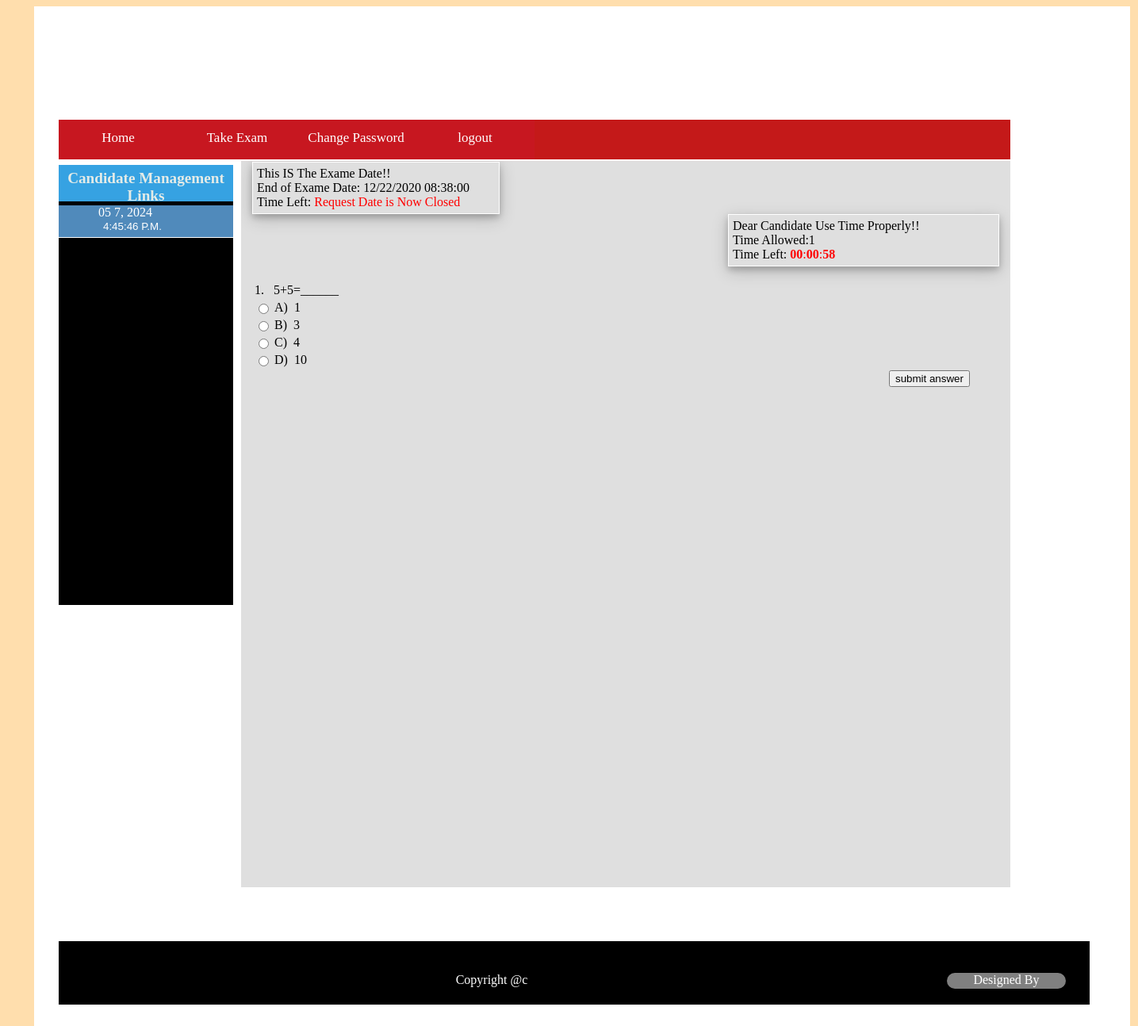
/candidate/TakeExam.php (signed in), run on the app's committed database.
### tables this page shows
CREATE TABLE IF NOT EXISTS `examdate` (
  `closedate` datetime NOT NULL,
  PRIMARY KEY (`closedate`)
);

CREATE TABLE IF NOT EXISTS `question` (
  `qid` int(11) NOT NULL AUTO_INCREMENT,
  `question` varchar(255) NOT NULL,
  `optiona` varchar(100) NOT NULL,
  `optionb` varchar(100) NOT NULL,
  `optionc` varchar(100) NOT NULL,
  `optiond` varchar(100) NOT NULL,
  `txtansw` varchar(100) NOT NULL,
  `userid` int(11) NOT NULL,
  PRIMARY KEY (`qid`)
);

### candidate/TakeExam.php (the view, shortened to what this page needs)
<?php
if(isset($_SESSION['username'])&&isset($_SESSION['password']))
	{
$userid=$_SESSION['userid'];
include("../Database/connection.php");
?>
<html>
<link  href="../css/allcss.css" rel="stylesheet" type="text/css"/>
<head>
</head>
<body style="background-color: #FFDEAD">
<div id="container">
		<div id="header">
		</div>
		<div id="menu">
		<?php
include("../candidate/candidatemenu.php");
		?>
	</div>
				<div id="leftside">
					<div id="applyside">
						<?php
							include("../candidate/candidatesidemenu.php");
					   ?>
					</div>
				</div>
				<div id="content">
				<fieldset style="border: none;height: 900px;">
				<?php
				$sql=mysql_query("select * from examresult WHERE candidate_ID=$userid");
					if(mysql_num_rows($sql)==0)
						{
						?>
<div style="margin-left: 0px;margin-top: -5px;border:1px solid #fff;padding: 5px;
box-shadow: 0 4px 8px 0 rgba(0, 0, 0, 0.2), 0 6px 20px 0 rgba(0, 0, 0, 0.19);width: 300px;">
<?php
$result = mysql_query("SELECT * FROM examdate");
$row = mysql_fetch_row($result);
$closedate = date_format(date_create($row[0]), 'm/d/Y H:i:s');
print("This IS The Exame Date!!");
echo "<br>End of Exame Date: " . $closedate;
?>
<br>
Time Left:
</div>
<div style="margin-left: 600px;margin-top: -0px;border:1px solid #fff;padding: 5px;
box-shadow: 0 4px 8px 0 rgba(0, 0, 0, 0.2), 0 6px 20px 0 rgba(0, 0, 0, 0.19);">
<?php
print("Dear Candidate Use Time Properly!!");
print("<br>Time Allowed:1");
?>
<br>
Time Left:
</div>
<?php
$query="select * from question";
$rand=mysql_num_rows(mysql_query($query,$con));
$sq="select *from question ORDER BY RAND() LIMIT $rand ";
$result = mysql_query($sq,$con);
?>
<?php
$number=0;
while($row = mysql_fetch_array($result))
{
$qid=$row["qid"];
$question=$row["question"];
$option1=$row["optiona"];
$option2=$row["optionb"];
$option3=$row["optionc"];
$option4=$row["optiond"];
$number++;
?>
<div id="radio_button">
  <table id="question">
  <form id="Exam" action="viewexsubmit.php" method="post" >
<tr ><td colspan="2"><?php echo $number;?>. &nbsp;&nbsp;<?php echo $question;?></td> </tr>
<tr><td width="1"><input type="radio"  name="<?php echo $qid;?>" value="A"/></td>  <td>A)&nbsp;&nbsp;<?php echo  $option1;?> </td></tr>
<tr><td  width="1"><input type="radio"  name="<?php echo $qid;?>" value="B"/></td>  <td>B)&nbsp;&nbsp;<?php echo  $option2;?> </td></tr>
<tr><td  width="1"><input type="radio"  name="<?php echo $qid;?>" value="C"/></td>  <td>C)&nbsp;&nbsp;<?php echo  $option3;?> </td></tr>
<tr><td  width="1"><input type="radio"  name="<?php echo $qid;?>" value="D"/></td>  <td>D)&nbsp;&nbsp;<?php echo  $option4;?> </td></tr>
<?php
}
?>
<tr><td colspan="2"><input type="submit" name="Submit" value="submit answer" style="margin-left: 800px;"/></td></tr><br/></form></table>
</div>
<?php
					}
					else
					echo "<script>alert('You Are Already Taken The Exam.');</script>";
				?>
</fieldset>
</div>
		<div id="footer">
			<?php
			include("../footer.php");
			?>
	</div>
	<?php
	}
	else
	{
		header("location:../index.php");
	}?>
	</div>
</body>
</html>

### css/allcss.css (style rules this page uses)
body { background-size: cover; background-color: #fff; }
#header { height: 110px; width: 1200px; border: 5px; }
#container { padding-bottom: 30px; padding-top: 30px; padding-left: 30px; margin-left: 35px; height: auto; width: 1350px; background-color: #fff; border:1px Solid #ffffff; display:block; margin-bottom: -10px; }
#leftside { background-color: #000000; width: 220px; height: 550px; float: left; margin-top: 10px; }
#content { background-color: #443f3f; width: 970px; height: 600px; margin-left: 230px; margin-top: 7px; overflow-x: hidden; overflow-y: hidden; }
#footer { margin-top: 68px; width: 1300px; height: 80px; background-color:black; }
#menu { margin-top: 1px; height: 50px; width: 1200px; text-align: center; margin: 2px auto; BACKGROUND-COLOR:#c41919 ; float: left; line-height: 45px; }

### candidate/TakeExam.php (style rules this page uses)
#content { background-color: #dfdfdf; width: 970px; height: auto; margin-left: 230px; margin-top: 7px; overflow-x: hidden; overflow-y: hidden; }

### data on the page
examdate: closedate "12/22/2020 08:38:00"
question: question "5+5=______", optiona "1", optionb "3", optionc "4", optiond "10"
